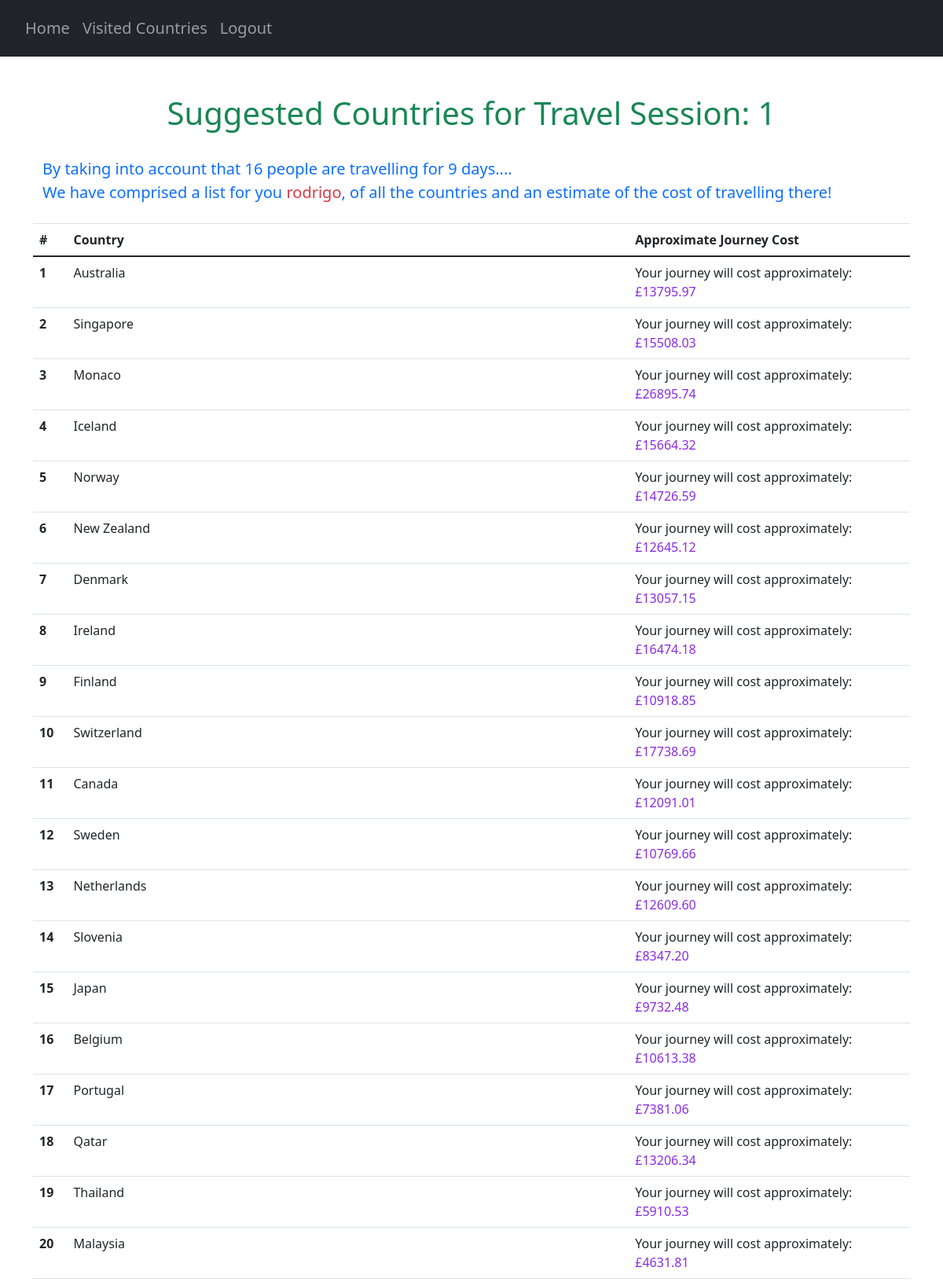
The app's page /suggestions/1 (signed in, upper part) with its own data.
### website/models.py (models this page shows)
class User(db.Model, UserMixin):
    id = db.Column(db.Integer, primary_key=True)
    email = db.Column(db.String(150), unique=True)
    password = db.Column(db.String(150))
    first_name = db.Column(db.String(150))
    countries = db.relationship('UserCountry')
    travel_score = db.relationship('UserTravelScore')

class Country(db.Model):
    country_code = db.Column(db.String(3), primary_key=True)
    country_name = db.Column(db.String(150), unique=True)

### website/views.py (the view)
@views.route("/suggestions/<travelID>", methods=["GET"])
@login_required
def suggestions(travelID):
    countries = Country.query.all()
    AllCountries = {}
    for country in countries:
        AllCountries[country.country_code] = country.country_name
    user_travel_details = []
    try:
        ranked_countries = userCountryScore(travelID, AllCountries)
        ranked_countries_UF = list(map(lambda x: (AllCountries[x[0]], x[1], x[2]), ranked_countries))
        current_travel = UserTravelScore.query.get((current_user.id, travelID))
        num_travellers = current_travel.num_travellers
        travelling_time = current_travel.travelling_time
        user_travel_details.append(travelID)
        user_travel_details.append(num_travellers)
        user_travel_details.append(travelling_time)
        print("THIS IS ALL COUNTRIES", AllCountries)
        print("This is rankedCountriesUF", ranked_countries_UF)
        return render_template("suggestions.html",
                               user=current_user,
                               best_countries=ranked_countries_UF,
                               user_travel=user_travel_details)
    except (AttributeError):
        print("ERROR", traceback.format_exc())
        user_travel_details.append(0)
        user_travel_details.append(1)
        return redirect(url_for('views.noTravel'))

### website/__init__.py (called while the page is built)
def create_app():
    app = Flask(__name__)
    app.config['SECRET_KEY'] = 'pog'
    app.config['SQLALCHEMY_DATABASE_URI'] = f'sqlite:///{DB_NAME}'
    db.init_app(app)
    from .views import views
    from .auth import auth
    app.register_blueprint(views, url_prefix='/')
    app.register_blueprint(auth, url_prefix='/')
    from .models import User, Country, UserCountry, Safety, Cost, CulturalValue, CovidRestrictions
    create_database(app)
    login_manager = LoginManager()
    login_manager.login_view = 'auth.login'
    login_manager.init_app(app)
    @login_manager.user_loader
    def load_user(id):
        return User.query.get(int(id))
    return app

### website/questionHandler.py (called while the page is built)
def filterPrevCountries(codes, travelID):
    try:
        current_travel = UserTravelScore.query.get((current_user.id, travelID))
    except (sqlite3.IntegrityError, sqlalchemy.exc.IntegrityError) as e:
        print(e)
    prev_countries = getattr(current_travel, "prev_countries")
    if prev_countries == True:
        return codes
    else:
        suggestionsStream = filter(lambda x:not(doesUserWantThisCountry(x)), codes)
        suggestionsStream = list(suggestionsStream)
        return suggestionsStream

def userCountryScore(travelID, countryCodes):
    try:
        current_travel = UserTravelScore.query.get((current_user.id, travelID))
    except (sqlite3.IntegrityError, sqlalchemy.exc.IntegrityError) as e:
        print(e)
    prev_countries = getattr(current_travel, "prev_countries")
    calculateCountryScores(travelID, countryCodes)
    sortedCountries = sortCountries(travelID)
    return sortedCountries

### website/templates/suggestions.html (shortened to what this page needs)
{% extends "base.html" %} {% block title %}Countries{% endblock %}
{% block content %}
<div class="container pt-5">
    <h1 align="center"><span class="text-success">Suggested Countries for Travel Session: {{ user_travel[0] }}</span></h1>
    <p class="pt-4 pb-2 text-primary" id="user-countries-header">
        By taking into account that {{ user_travel[1] }} people are travelling for {{ user_travel[2] }} days....<br>
        We have comprised a list for you <span class="text-danger">{{ current_user.first_name }}</span>,
        of all the countries and an estimate of the cost of travelling there!
    </p>
</div>
<table class="table">
    <thead>
        <tr>
            <th scope="col">#</th>
            <th scope="col">Country</th>
            <th scope="col">Approximate Journey Cost</th>
        </tr>
    </thead>
    <tbody>
        {% for country in best_countries %}
        {% set countryName = country[0] %}
        {% set countryDict = country[2] %}
        {% for roughCostText, roughCost in countryDict.items() %}
            <tr>
                <th scope="row">{{ country[1] }}</th>
                <td>{{ countryName }}</td>
                <td>{{ roughCostText }}: <span class="cost-number">£{{ roughCost}}</span></td>
            </tr>
        {% endfor %}
        {% endfor %}
    </tbody>
</table>
{% endblock %}

### website/static/extra.css (style rules this page uses)
.cost-number { color: blueviolet; }
#user-countries-header { font-size: 20px; }

### records on screen
User: first_name "rodrigo"
Country: country "1", countryDict "Australia", countryDict "Your journey will cost approximately", countryDict "13795.97"
Country: country "2", countryDict "Singapore", countryDict "Your journey will cost approximately", countryDict "15508.03"
Country: country "3", countryDict "Monaco", countryDict "Your journey will cost approximately", countryDict "26895.74"
Country: country "4", countryDict "Iceland", countryDict "Your journey will cost approximately", countryDict "15664.32"
Country: country "5", countryDict "Norway", countryDict "Your journey will cost approximately", countryDict "14726.59"
Country: country "6", countryDict "New Zealand", countryDict "Your journey will cost approximately", countryDict "12645.12"
Country: country "7", countryDict "Denmark", countryDict "Your journey will cost approximately", countryDict "13057.15"
Country: country "8", countryDict "Ireland", countryDict "Your journey will cost approximately", countryDict "16474.18"
Country: country "9", countryDict "Finland", countryDict "Your journey will cost approximately", countryDict "10918.85"
Country: country "10", countryDict "Switzerland", countryDict "Your journey will cost approximately", countryDict "17738.69"
Country: country "11", countryDict "Canada", countryDict "Your journey will cost approximately", countryDict "12091.01"
Country: country "12", countryDict "Sweden", countryDict "Your journey will cost approximately", countryDict "10769.66"
Country: country "13", countryDict "Netherlands", countryDict "Your journey will cost approximately", countryDict "12609.60"
Country: country "14", countryDict "Slovenia", countryDict "Your journey will cost approximately", countryDict "8347.20"
Country: country "15", countryDict "Japan", countryDict "Your journey will cost approximately", countryDict "9732.48"
Country: country "16", countryDict "Belgium", countryDict "Your journey will cost approximately", countryDict "10613.38"
Country: country "17", countryDict "Portugal", countryDict "Your journey will cost approximately", countryDict "7381.06"
Country: country "18", countryDict "Qatar", countryDict "Your journey will cost approximately", countryDict "13206.34"
Country: country "19", countryDict "Thailand", countryDict "Your journey will cost approximately", countryDict "5910.53"
Country: country "20", countryDict "Malaysia", countryDict "Your journey will cost approximately", countryDict "4631.81"

### other values on screen
{{ user_travel[0] }} "1"
{{ user_travel[1] }} "16"
{{ user_travel[2] }} "9"
